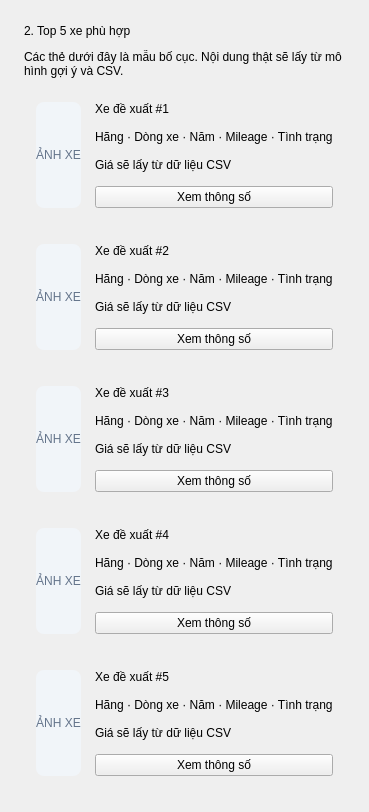
                          <widget class="QFrame" name="recommendCard">
                            <property name="card" stdset="0">
                              <bool>true</bool>
                            </property>
                            <layout class="QVBoxLayout" name="recommendCardLayout">
                              <property name="leftMargin">
                                <number>24</number>
                              </property>
                              <property name="topMargin">
                                <number>24</number>
                              </property>
                              <property name="rightMargin">
                                <number>24</number>
                              </property>
                              <property name="bottomMargin">
                                <number>24</number>
                              </property>
                              <property name="spacing">
                                <number>12</number>
                              </property>
                              <item>
                                <widget class="QLabel" name="recommendCardTitle">
                                  <property name="text">
                                    <string>2. Top 5 xe phù hợp</string>
                                  </property>
                                  <property name="section" stdset="0">
                                    <bool>true</bool>
                                  </property>
                                </widget>
                              </item>
                              <item>
                                <widget class="QLabel" name="lblRecommendNote">
                                  <property name="text">
                                    <string>Các thẻ dưới đây là mẫu bố cục. Nội dung thật sẽ lấy từ mô hình gợi ý và CSV.</string>
                                  </property>
                                  <property name="muted" stdset="0">
                                    <bool>true</bool>
                                  </property>
                                  <property name="wordWrap">
                                    <bool>true</bool>
                                  </property>
                                </widget>
                              </item>
                              <item>
                                <widget class="QFrame" name="recommended1Card">
                                  <property name="card" stdset="0">
                                    <bool>true</bool>
                                  </property>
                                  <layout class="QHBoxLayout" name="recommended1Layout">
                                    <property name="leftMargin">
                                      <number>12</number>
                                    </property>
                                    <property name="topMargin">
                                      <number>12</number>
                                    </property>
                                    <property name="rightMargin">
                                      <number>12</number>
                                    </property>
                                    <property name="bottomMargin">
                                      <number>12</number>
                                    </property>
                                    <property name="spacing">
                                      <number>14</number>
                                    </property>
                                    <item>
                                      <widget class="QLabel" name="recommended1Image">
                                        <property name="text">
                                          <string>ẢNH XE</string>
                                        </property>
                                        <property name="minimumWidth">
                                          <number>125</number>
                                        </property>
                                        <property name="minimumHeight">
                                          <number>95</number>
                                        </property>
                                        <property name="alignment">
                                          <enum>Qt::AlignCenter</enum>
                                        </property>
                                        <property name="styleSheet">
                                          <string>background:#F1F5F9; color:#64748B;border-radius:8px;</string>
                                        </property>
                                      </widget>
                                    </item>
                                    <item>
                                      <layout class="QVBoxLayout" name="recommended1Info">
                                        <item>
                                          <widget class="QLabel" name="recommended1Name">
                                            <property name="text">
                                              <string>Xe đề xuất #1</string>
                                            </property>
                                            <property name="section" stdset="0">
                                              <bool>true</bool>
                                            </property>
                                          </widget>
                                        </item>
                                        <item>
                                          <widget class="QLabel" name="recommended1Specs">
                                            <property name="text">
                                              <string>Hãng · Dòng xe · Năm · Mileage · Tình trạng</string>
                                            </property>
                                            <property name="muted" stdset="0">
                                              <bool>true</bool>
                                            </property>
                                          </widget>
                                        </item>
                                        <item>
                                          <widget class="QLabel" name="recommended1Price">
                                            <property name="text">
                                              <string>Giá sẽ lấy từ dữ liệu CSV</string>
                                            </property>
                                            <property name="muted" stdset="0">
                                              <bool>true</bool>
                                            </property>
                                          </widget>
                                        </item>
                                        <item>
                                          <widget class="QPushButton" name="recommended1DetailsButton">
                                            <property name="text">
                                              <string>Xem thông số</string>
                                            </property>
                                          </widget>
                                        </item>
                                      </layout>
                                    </item>
                                  </layout>
                                </widget>
                              </item>
                              <item>
                                <widget class="QFrame" name="recommended2Card">
                                  <property name="card" stdset="0">
                                    <bool>true</bool>
                                  </property>
                                  <layout class="QHBoxLayout" name="recommended2Layout">
                                    <property name="leftMargin">
                                      <number>12</number>
                                    </property>
                                    <property name="topMargin">
                                      <number>12</number>
                                    </property>
                                    <property name="rightMargin">
                                      <number>12</number>
                                    </property>
                                    <property name="bottomMargin">
                                      <number>12</number>
                                    </property>
                                    <property name="spacing">
                                      <number>14</number>
                                    </property>
                                    <item>
                                      <widget class="QLabel" name="recommended2Image">
                                        <property name="text">
                                          <string>ẢNH XE</string>
                                        </property>
                                        <property name="minimumWidth">
                                          <number>125</number>
                                        </property>
                                        <property name="minimumHeight">
                                          <number>95</number>
                                        </property>
                                        <property name="alignment">
                                          <enum>Qt::AlignCenter</enum>
                                        </property>
                                        <property name="styleSheet">
                                          <string>background:#F1F5F9; color:#64748B;border-radius:8px;</string>
                                        </property>
                                      </widget>
                                    </item>
                                    <item>
                                      <layout class="QVBoxLayout" name="recommended2Info">
                                        <item>
                                          <widget class="QLabel" name="recommended2Name">
                                            <property name="text">
                                              <string>Xe đề xuất #2</string>
                                            </property>
                                            <property name="section" stdset="0">
                                              <bool>true</bool>
                                            </property>
                                          </widget>
                                        </item>
                                        <item>
                                          <widget class="QLabel" name="recommended2Specs">
                                            <property name="text">
                                              <string>Hãng · Dòng xe · Năm · Mileage · Tình trạng</string>
                                            </property>
                                            <property name="muted" stdset="0">
                                              <bool>true</bool>
                                            </property>
                                          </widget>
                                        </item>
                                        <item>
                                          <widget class="QLabel" name="recommended2Price">
                                            <property name="text">
                                              <string>Giá sẽ lấy từ dữ liệu CSV</string>
                                            </property>
                                            <property name="muted" stdset="0">
                                              <bool>true</bool>
                                            </property>
                                          </widget>
                                        </item>
                                        <item>
                                          <widget class="QPushButton" name="recommended2DetailsButton">
                                            <property name="text">
                                              <string>Xem thông số</string>
                                            </property>
                                          </widget>
                                        </item>
                                      </layout>
                                    </item>
                                  </layout>
                                </widget>
                              </item>
                              <item>
                                <widget class="QFrame" name="recommended3Card">
                                  <property name="card" stdset="0">
                                    <bool>true</bool>
                                  </property>
                                  <layout class="QHBoxLayout" name="recommended3Layout">
                                    <property name="leftMargin">
                                      <number>12</number>
                                    </property>
                                    <property name="topMargin">
                                      <number>12</number>
                                    </property>
                                    <property name="rightMargin">
                                      <number>12</number>
                                    </property>
                                    <property name="bottomMargin">
                                      <number>12</number>
                                    </property>
                                    <property name="spacing">
                                      <number>14</number>
                                    </property>
                                    <item>
                                      <widget class="QLabel" name="recommended3Image">
                                        <property name="text">
                                          <string>ẢNH XE</string>
                                        </property>
                                        <property name="minimumWidth">
                                          <number>125</number>
                                        </property>
                                        <property name="minimumHeight">
                                          <number>95</number>
                                        </property>
                                        <property name="alignment">
                                          <enum>Qt::AlignCenter</enum>
                                        </property>
                                        <property name="styleSheet">
                                          <string>background:#F1F5F9; color:#64748B;border-radius:8px;</string>
                                        </property>
                                      </widget>
                                    </item>
                                    <item>
                                      <layout class="QVBoxLayout" name="recommended3Info">
                                        <item>
                                          <widget class="QLabel" name="recommended3Name">
                                            <property name="text">
                                              <string>Xe đề xuất #3</string>
                                            </property>
                                            <property name="section" stdset="0">
                                              <bool>true</bool>
                                            </property>
                                          </widget>
                                        </item>
                                        <item>
                                          <widget class="QLabel" name="recommended3Specs">
                                            <property name="text">
                                              <string>Hãng · Dòng xe · Năm · Mileage · Tình trạng</string>
                                            </property>
                                            <property name="muted" stdset="0">
                                              <bool>true</bool>
                                            </property>
                                          </widget>
                                        </item>
                                        <item>
                                          <widget class="QLabel" name="recommended3Price">
                                            <property name="text">
                                              <string>Giá sẽ lấy từ dữ liệu CSV</string>
                                            </property>
                                            <property name="muted" stdset="0">
                                              <bool>true</bool>
                                            </property>
                                          </widget>
                                        </item>
                                        <item>
                                          <widget class="QPushButton" name="recommended3DetailsButton">
                                            <property name="text">
                                              <string>Xem thông số</string>
                                            </property>
                                          </widget>
                                        </item>
                                      </layout>
                                    </item>
                                  </layout>
                                </widget>
                              </item>
                              <item>
                                <widget class="QFrame" name="recommended4Card">
                                  <property name="card" stdset="0">
                                    <bool>true</bool>
                                  </property>
                                  <layout class="QHBoxLayout" name="recommended4Layout">
                                    <property name="leftMargin">
                                      <number>12</number>
                                    </property>
                                    <property name="topMargin">
                                      <number>12</number>
                                    </property>
                                    <property name="rightMargin">
                                      <number>12</number>
                                    </property>
                                    <property name="bottomMargin">
                                      <number>12</number>
                                    </property>
                                    <property name="spacing">
                                      <number>14</number>
                                    </property>
                                    <item>
                                      <widget class="QLabel" name="recommended4Image">
                                        <property name="text">
                                          <string>ẢNH XE</string>
                                        </property>
                                        <property name="minimumWidth">
                                          <number>125</number>
                                        </property>
                                        <property name="minimumHeight">
                                          <number>95</number>
                                        </property>
                                        <property name="alignment">
                                          <enum>Qt::AlignCenter</enum>
                                        </property>
                                        <property name="styleSheet">
                                          <string>background:#F1F5F9; color:#64748B;border-radius:8px;</string>
                                        </property>
                                      </widget>
                                    </item>
                                    <item>
                                      <layout class="QVBoxLayout" name="recommended4Info">
                                        <item>
                                          <widget class="QLabel" name="recommended4Name">
                                            <property name="text">
                                              <string>Xe đề xuất #4</string>
                                            </property>
                                            <property name="section" stdset="0">
                                              <bool>true</bool>
                                            </property>
                                          </widget>
                                        </item>
                                        <item>
                                          <widget class="QLabel" name="recommended4Specs">
                                            <property name="text">
                                              <string>Hãng · Dòng xe · Năm · Mileage · Tình trạng</string>
                                            </property>
                                            <property name="muted" stdset="0">
                                              <bool>true</bool>
                                            </property>
                                          </widget>
                                        </item>
                                        <item>
                                          <widget class="QLabel" name="recommended4Price">
                                            <property name="text">
                                              <string>Giá sẽ lấy từ dữ liệu CSV</string>
                                            </property>
                                            <property name="muted" stdset="0">
                                              <bool>true</bool>
                                            </property>
                                          </widget>
                                        </item>
                                        <item>
                                          <widget class="QPushButton" name="recommended4DetailsButton">
                                            <property name="text">
                                              <string>Xem thông số</string>
                                            </property>
                                          </widget>
                                        </item>
                                      </layout>
                                    </item>
                                  </layout>
                                </widget>
                              </item>
                              <item>
                                <widget class="QFrame" name="recommended5Card">
                                  <property name="card" stdset="0">
                                    <bool>true</bool>
                                  </property>
                                  <layout class="QHBoxLayout" name="recommended5Layout">
                                    <property name="leftMargin">
                                      <number>12</number>
                                    </property>
                                    <property name="topMargin">
                                      <number>12</number>
                                    </property>
                                    <property name="rightMargin">
                                      <number>12</number>
                                    </property>
                                    <property name="bottomMargin">
                                      <number>12</number>
                                    </property>
                                    <property name="spacing">
                                      <number>14</number>
                                    </property>
                                    <item>
                                      <widget class="QLabel" name="recommended5Image">
                                        <property name="text">
                                          <string>ẢNH XE</string>
                                        </property>
                                        <property name="minimumWidth">
                                          <number>125</number>
                                        </property>
                                        <property name="minimumHeight">
                                          <number>95</number>
                                        </property>
                                        <property name="alignment">
                                          <enum>Qt::AlignCenter</enum>
                                        </property>
                                        <property name="styleSheet">
                                          <string>background:#F1F5F9; color:#64748B;border-radius:8px;</string>
                                        </property>
                                      </widget>
                                    </item>
                                    <item>
                                      <layout class="QVBoxLayout" name="recommended5Info">
                                        <item>
                                          <widget class="QLabel" name="recommended5Name">
                                            <property name="text">
                                              <string>Xe đề xuất #5</string>
                                            </property>
                                            <property name="section" stdset="0">
                                              <bool>true</bool>
                                            </property>
                                          </widget>
                                        </item>
                                        <item>
                                          <widget class="QLabel" name="recommended5Specs">
                                            <property name="text">
                                              <string>Hãng · Dòng xe · Năm · Mileage · Tình trạng</string>
                                            </property>
                                            <property name="muted" stdset="0">
                                              <bool>true</bool>
                                            </property>
                                          </widget>
                                        </item>
                                        <item>
                                          <widget class="QLabel" name="recommended5Price">
                                            <property name="text">
                                              <string>Giá sẽ lấy từ dữ liệu CSV</string>
                                            </property>
                                            <property name="muted" stdset="0">
                                              <bool>true</bool>
                                            </property>
                                          </widget>
                                        </item>
                                        <item>
                                          <widget class="QPushButton" name="recommended5DetailsButton">
                                            <property name="text">
                                              <string>Xem thông số</string>
                                            </property>
                                          </widget>
                                        </item>
                                      </layout>
                                    </item>
                                  </layout>
                                </widget>
                              </item>
                            </layout>
                          </widget>
